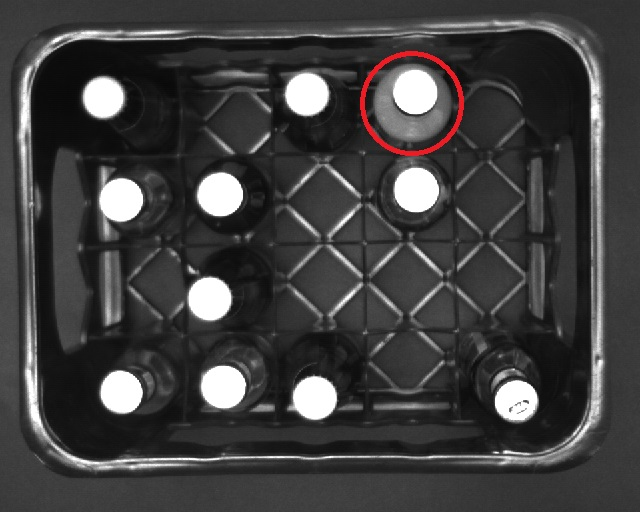
%> input picture crate images/bottle_crate_21_q.jpg, 640 x 512 px
$ octave --eval "result = detect(rgb2gray(imread('crate images/bottle_crate_21_q.jpg')));"   (GNU Octave 9; MATLAB toolbox functions it lacks are replaced by stand-ins)
%> lines starting %> are read from the running program, lines starting %| are printed output that depends on the picture; in (x1, y1, x2, y2) boxes, pixels count from 0 and x2, y2 are one past the last pixel; in counts of white or black regions, pixels touching at a corner belong together; the program's own positions count from 1
function [centres,area]=detect(image)	%function for detecting the bottles;
				%input is original image and output is centroid and area array

im_back=edge(image,'prewitt'); 	%edge detection is applied to extract out the background components
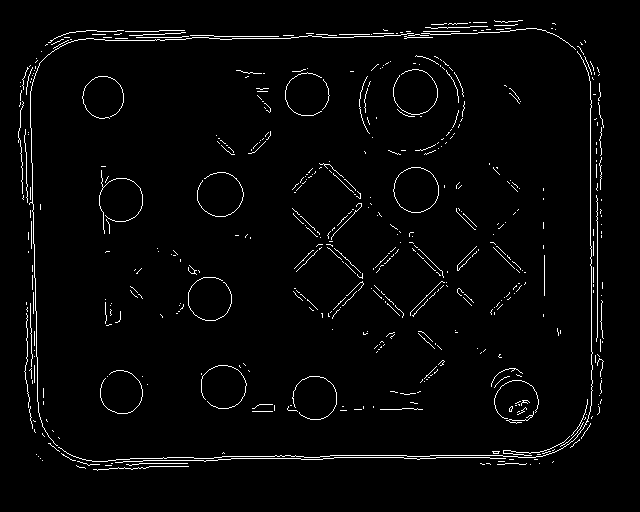
%> im_back: size 512x640 logical; 2.6% white in thin lines or dots, all inside (x1, y1, x2, y2) = (18, 20, 604, 471)
im_bottle=(image>105); 		%thresholding performed to extract out the bottle components
%> im_bottle: size 512x640 logical; 12.1% white; 132 white regions (70 under 20 px), largest, box (x1, y1, x2, y2) and area: (17, 20, 605, 470) 13726, (375, 65, 443, 140) 3764, (99, 167, 143, 240) 1832
se1=strel('line',5,0); 		%structuring element created for opening
opened=imopen(im_back,se1); 	%background components are opened
%> opened: size 512x640 logical; 0.83% white in thin lines or dots, all inside (x1, y1, x2, y2) = (64, 20, 543, 470)
diff=im_bottle-opened;		 %removed the background from bottle image

label=bwlabel(diff,4); 		%labeling 4-connectivity components
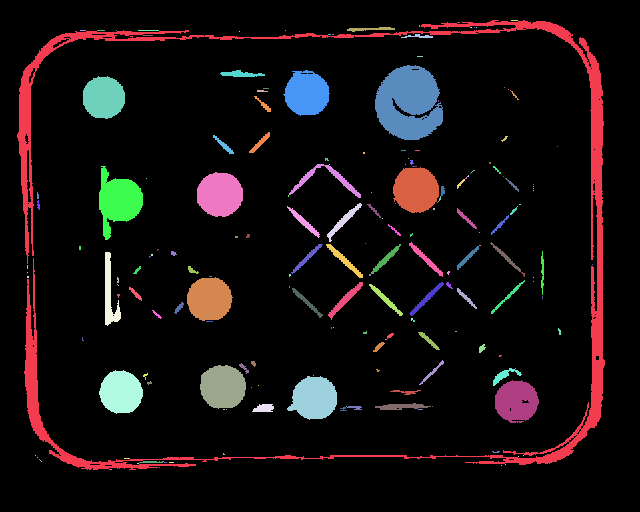
%> label: size 512x640 double; 196 distinct labels, from 0 to 195; one colour per label, 0 black
s=regionprops(label,'Area');	%finding the area of the different components
%> s = 195 regions; largest, Area: 12908, 3769, 1815, 1658, 1631
idx = find([s.Area] > 6000); 	%finding the area values which are greater than 6000 pixels
%> idx = 1
bw2 = ismember(label,idx);	%finding the components which are greater than 6000 pixel area i.e clutter
%> bw2: size 512x640 logical; 3.9% white; 1 white region, box (x1, y1, x2, y2) and area: (17, 20, 605, 470) 12908
w_c=diff-bw2;			%removing the clutter
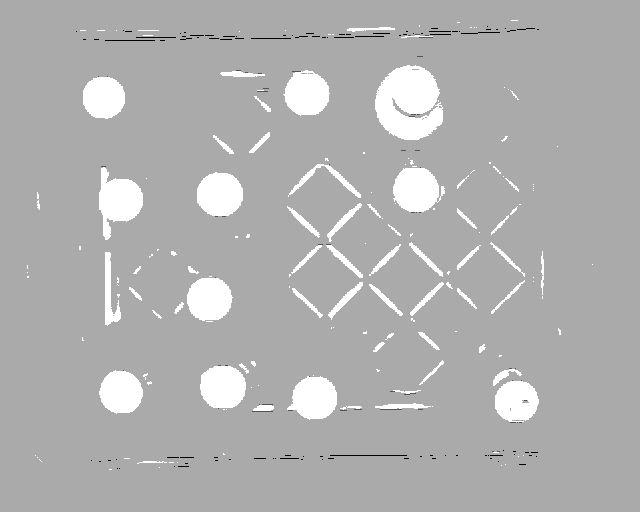
%> w_c: size 512x640 double; min -2, max 1, mean 0.0734; drawn with min black and max white
se_clut=strel('line',1,0); 		%structuring element creation for opening the clutter free image
w_c=imopen(w_c,se_clut); 	%opening
cand=bwlabel(w_c,4); 		%labeling 4-connectivity components
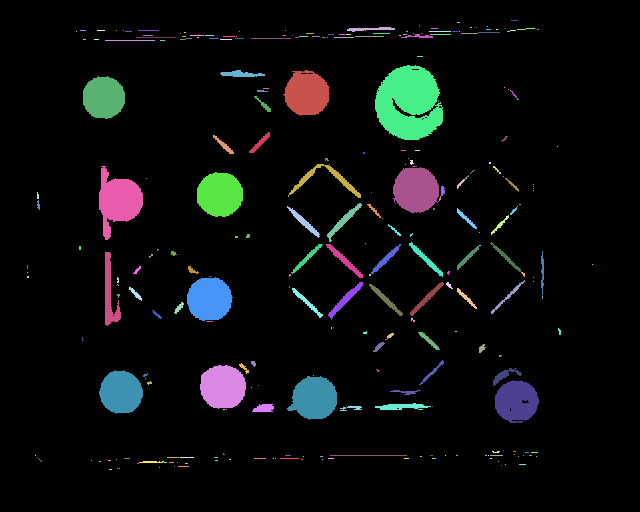
%> cand: size 512x640 double; 295 distinct labels, from 0 to 294; one colour per label, 0 black
s2=regionprops(cand,'Area'); 	%finding the area of the different components
%> s2 = 294 regions; largest, Area: 3769, 1815, 1658, 1631, 1609
comp=bwareaopen(cand,175); 	%removing the small noises which contains maximum 175 pixel area
%> comp: size 512x640 logical; 7% white; 23 white regions, largest, box (x1, y1, x2, y2) and area: (375, 65, 443, 140) 3769, (99, 166, 143, 240) 1815, (393, 167, 445, 213) 1700
se2=strel('line',2,0); 		%structuring element creation for dilation
opd=imdilate(comp,se2); 		%dilation is done to make full circle of the bottle components
%> opd: size 512x640 logical; 7.6% white; 23 white regions, largest, box (x1, y1, x2, y2) and area: (374, 65, 444, 140) 4003, (98, 166, 144, 240) 1981, (392, 167, 446, 213) 1831
c=bwlabel(opd,4); 		%labeling 4-connectivity components
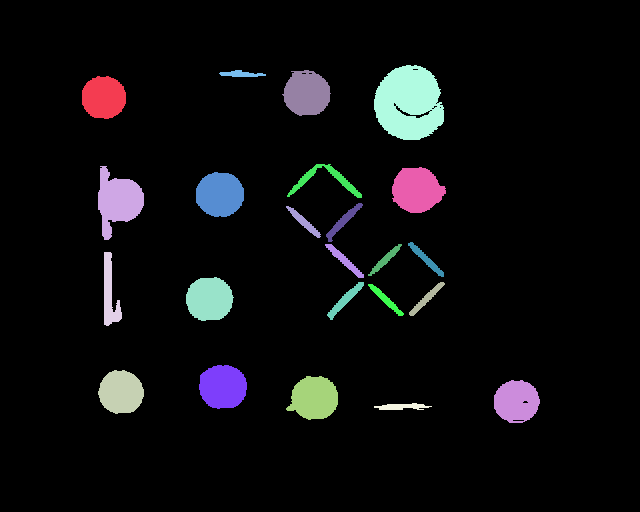
%> c: size 512x640 double; 24 distinct labels, from 0 to 23; one colour per label, 0 black
s3=regionprops(c,'Eccentricity'); 	%finding the eccentricity of the components
%> s3 = 23 regions; first 5, Eccentricity: 0.297, 0.588, 0.295, 0.982, 0.374
idx2 = find([s3.Eccentricity]<=0.65); %finding the circular components
%> idx2 = [1 2 3 5 6 7 9 11 18 20 23]
bw3 = ismember(c,idx2); 		%circular components are extracted
bw3=imfill(bw3, 'holes'); 		%filling the holes
%> bw3: size 512x640 logical; 6.4% white; 11 white regions, largest, box (x1, y1, x2, y2) and area: (374, 65, 444, 140) 4103, (98, 166, 144, 240) 1981, (392, 167, 446, 213) 1831
bw3=bwlabel(bw3,4); 		%labeling 4-connectivity components
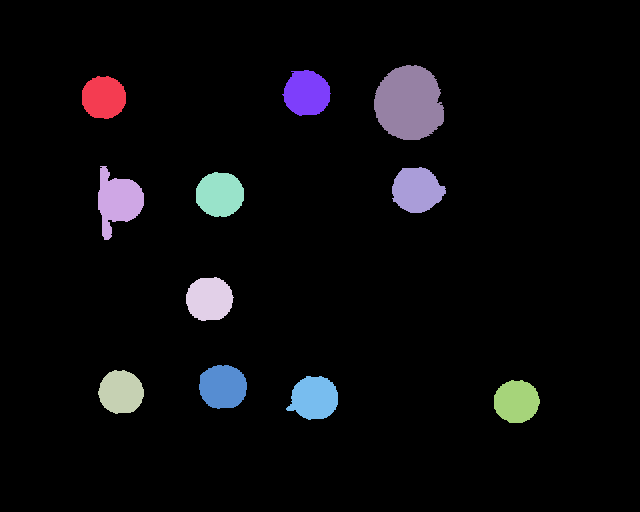
%> bw3: size 512x640 double; 12 distinct labels, from 0 to 11; one colour per label, 0 black
s4=regionprops(bw3,'Area'); 	%finding the area of the different components
%> s4 = 11 regions; largest, Area: 4103, 1981, 1831, 1723, 1699
a=cat(1,s4.Area); 			%concatenating area values into an array
%> a = [1517; 1981; 1560; 1657; 1723; 1699; 1696; 1678; 4103; 1831; 1553]
sz=size(a); 			%finding the size of the array
%> sz = [11 1]
for i=1:sz			%checking iteratively the areas of the circular components which are not bottles
    if a(i)>1800 && a(i)<3500 	%bottles are placed either correctly or upside down.
        idx3 = find([s4.Area]<a(i));	%If it is placed correctly then the mouth of the bottles are upside
        bw3 = ismember(bw3,idx3);	%and if placed wrongly then back is upside which is bigger circle than the mouth
    end				%so the components should have areas of mouth or areas of back.
    bw3=bwlabel(bw3,4);		%The components with middle area is suspicious
    s4=regionprops(bw3,'Area');	%here, I have found the mouth can be of
end				%maximum 1800 pixels and back is not less than 3500 pixels.
%> this loop made 11 passes
%> idx3 on passes 2, 10: [1 3 4 5 6 7 8 10 11], [1 2 3 4 5 6 7 9]
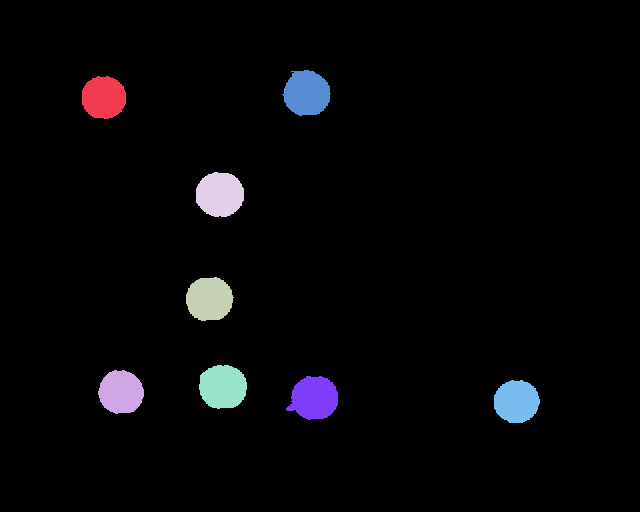
%> bw3: size 512x640 double; 9 distinct labels, from 0 to 8; one colour per label, 0 black
%so, I removed the middle components
bw4=bwlabel(bw3,4);		%labeling 4-connectivity components
v=regionprops(bw4,'Centroid','Area'); %finding the centroid and area of the different components
%> v = 8 regions; Area and Centroid: 1723 [220.4 195.1], 1699 [223.5 387.4], 1696 [307.3 93.8], 1678 [314.8 398.7], 1657 [210 299.6], 1560 [121.6 392.7], 1553 [517.1 402.1], 1517 [104.3 98.1]
centres=cat(1,v.Centroid); 		%concatenating the centroid in centres array and returning the centres
%> centres = [104.3 98.08; 121.6 392.7; 210 299.6; 220.4 195.1; 223.5 387.4; 307.3 93.84; 314.8 398.7; 517.1 402.1]
area=cat(1,v.Area); 		%concatenating the area in area array and returning the area
%> area = [1517; 1560; 1657; 1723; 1699; 1696; 1678; 1553]
%> `result = detect(rgb2gray(imread('crate images/bottle_crate_21_q.jpg')));`: result has the same summary as centres in detect
end

$ run again, on crate images/bottle_crate_01.png
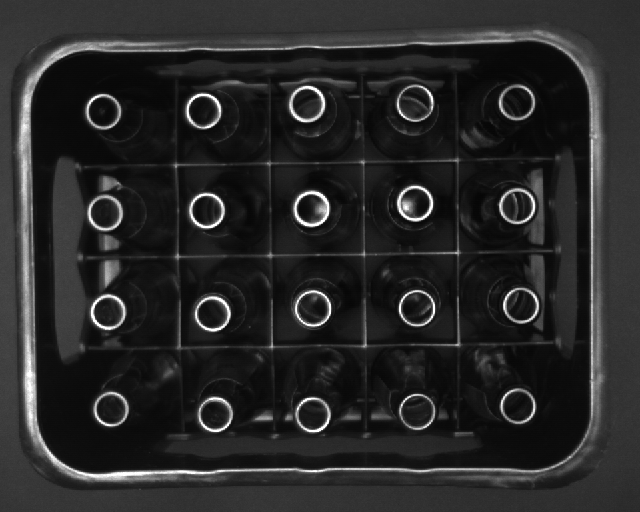
%> input picture crate images/bottle_crate_01.png, 640 x 512 px
%> im_back: size 512x640 logical; 2.4% white in thin lines or dots, all inside (x1, y1, x2, y2) = (18, 39, 594, 482)
%> im_bottle: size 512x640 logical; 5.6% white; 68 white regions (35 under 20 px), largest, box (x1, y1, x2, y2) and area: (17, 32, 603, 482) 10666, (293, 190, 330, 227) 527, (397, 186, 433, 222) 500
%> opened: size 512x640 logical; 0.77% white in thin lines or dots, all inside (x1, y1, x2, y2) = (73, 39, 546, 481)
%> in detect, `label=bwlabel(diff,4);`:
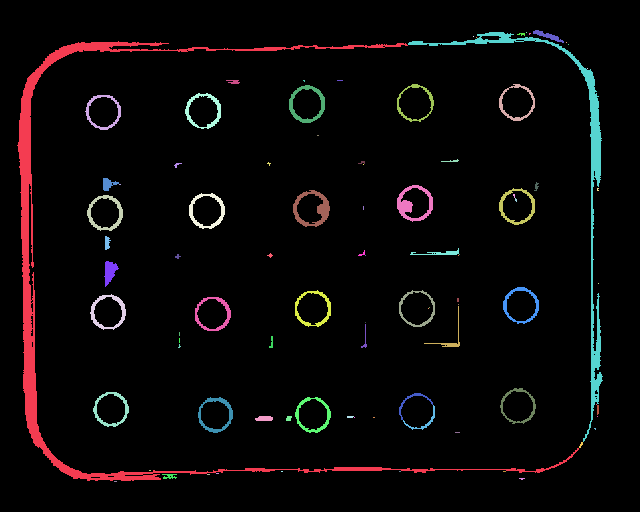
%> label: size 512x640 double; 90 distinct labels, from 0 to 89; one colour per label, 0 black
%> s = 89 regions; largest, Area: 7349, 2889, 507, 496, 402
%> idx = 1
%> bw2: size 512x640 logical; 2.2% white; 1 white region, box (x1, y1, x2, y2) and area: (17, 41, 579, 481) 7349
%> cand: size 512x640 double; 170 distinct labels, from 0 to 169
%> s2 = 169 regions; largest, Area: 2889, 507, 496, 402, 360
%> comp: size 512x640 logical; 3% white; 22 white regions, largest, box (x1, y1, x2, y2) and area: (405, 32, 603, 448) 2927, (293, 190, 330, 227) 507, (397, 185, 433, 222) 496
%> opd: size 512x640 logical; 4.2% white; 22 white regions, largest, box (x1, y1, x2, y2) and area: (404, 32, 604, 448) 4009, (292, 190, 331, 227) 645, (396, 185, 434, 222) 635
%> c: size 512x640 double; 23 distinct labels, from 0 to 22
%> s3 = 22 regions; first 5, Eccentricity: 0.478, 0.413, 0.496, 0.458, 0.845
%> idx2 = 20 values from 1 to 22
%> in detect, `bw3=bwlabel(bw3,4);`:
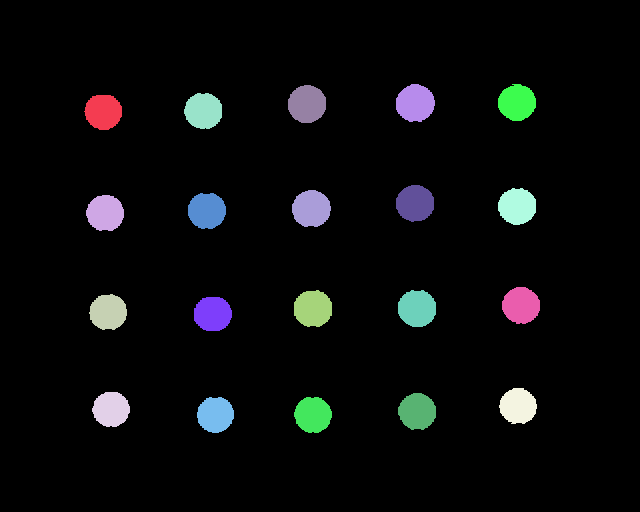
%> bw3: size 512x640 double; 21 distinct labels, from 0 to 20; one colour per label, 0 black
%> s4 = 20 regions; largest, Area: 1149, 1148, 1135, 1131, 1129
%> a = 20 values, max 1149 at index 13, min 1033 at index 4, mean 1090
%> sz = [20 1]
%> the loop in detect, `for i=1:sz` made 20 passes
%> v = 20 regions; largest, Area and Centroid: 1149 [415.8 103.8], 1148 [307.6 104.6], 1135 [311.9 209.3], 1131 [313.6 309.2], 1129 [417.6 309]
%> centres = 20 rows, first 12: [103.9 112.5; 105.8 213.6; 108.8 312.7; 111.7 409.9; 204 111.5; 207.4 211.4; 213.3 314.5; 216 415.3; 307.6 104.6; 311.9 209.3; 313.6 309.2; 313.5 415.4]
%> area has the same summary as a
%> result has the same summary as centres in detect

$ run again, on crate images/bottle_crate_02.png
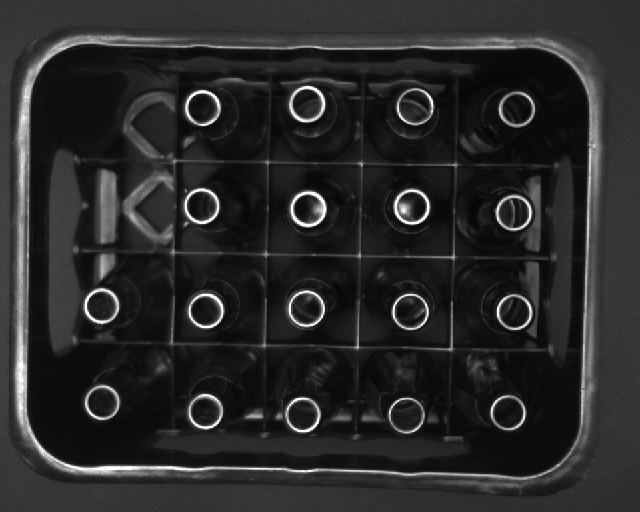
%> input picture crate images/bottle_crate_02.png, 640 x 512 px
%> im_back: size 512x640 logical; 2.3% white in thin lines or dots, all inside (x1, y1, x2, y2) = (15, 35, 592, 480)
%> im_bottle: size 512x640 logical; 5.9% white; 75 white regions (44 under 20 px), largest, box (x1, y1, x2, y2) and area: (15, 35, 601, 480) 10822, (100, 170, 115, 243) 822, (290, 191, 327, 227) 519
%> opened: size 512x640 logical; 0.76% white in thin lines or dots, all inside (x1, y1, x2, y2) = (69, 37, 540, 480)
%> in detect, `label=bwlabel(diff,4);`:
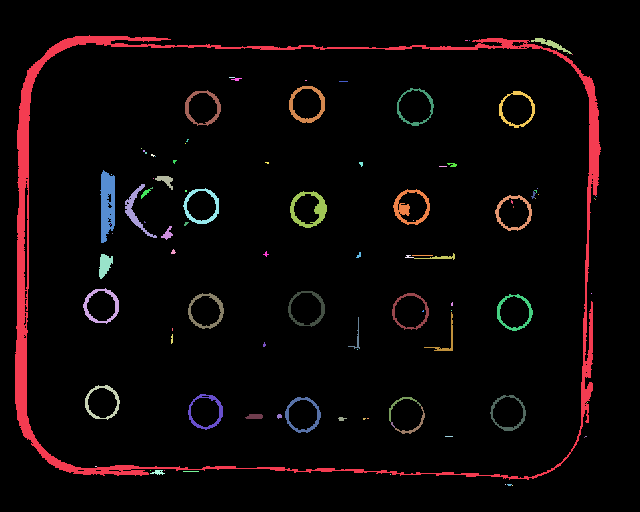
%> label: size 512x640 double; 104 distinct labels, from 0 to 103; one colour per label, 0 black
%> s = 103 regions; largest, Area: 10609, 821, 504, 472, 401
%> idx = 1
%> bw2: size 512x640 logical; 3.2% white; 1 white region, box (x1, y1, x2, y2) and area: (15, 35, 601, 480) 10609
%> cand: size 512x640 double; 199 distinct labels, from 0 to 198
%> s2 = 198 regions; largest, Area: 821, 504, 472, 401, 359
%> comp: size 512x640 logical; 2.2% white; 21 white regions, largest, box (x1, y1, x2, y2) and area: (100, 170, 115, 243) 822, (290, 191, 327, 228) 504, (393, 189, 430, 225) 472
%> opd: size 512x640 logical; 3.1% white; 21 white regions, largest, box (x1, y1, x2, y2) and area: (99, 170, 116, 243) 1010, (289, 191, 328, 228) 640, (392, 189, 431, 225) 626
%> c: size 512x640 double; 22 distinct labels, from 0 to 21
%> s3 = 21 regions; first 5, Eccentricity: 0.516, 0.492, 0.835, 0.971, 0.907
%> idx2 = 18 values from 1 to 21
%> in detect, `bw3=bwlabel(bw3,4);`:
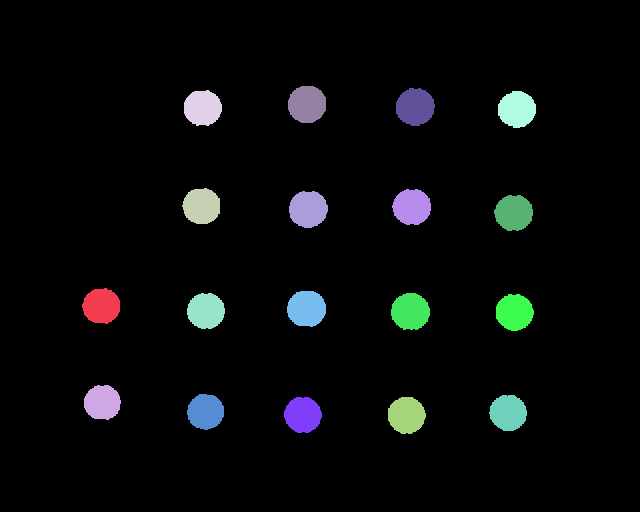
%> bw3: size 512x640 double; 19 distinct labels, from 0 to 18; one colour per label, 0 black
%> s4 = 18 regions; largest, Area: 1152, 1142, 1135, 1131, 1129
%> a = 18 values, max 1152 at index 14, min 1019 at index 2, mean 1091.1
%> sz = [18 1]
%> the loop in detect, `for i=1:sz` made 18 passes
%> v = 18 regions; largest, Area and Centroid: 1152 [415.8 107.5], 1142 [307.6 104.9], 1135 [411 312.1], 1131 [308.8 209.8], 1129 [307.1 309.2]
%> centres = 18 rows, first 12: [102 306.6; 102.9 403; 202.2 206.7; 203.2 108.5; 206.5 311.5; 206.1 412.3; 303.4 415.4; 307.1 309.2; 307.6 104.9; 308.8 209.8; 407.1 415.8; 411 312.1]
%> area has the same summary as a
%> result has the same summary as centres in detect
